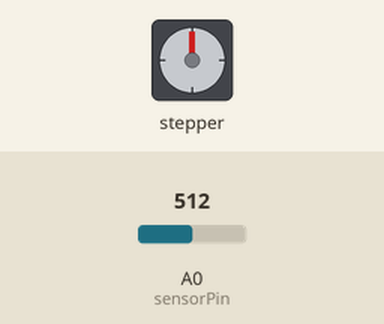
This sketch was run on a simulated Arduino Uno, built with avr-gcc and run on an emulated ATmega328P. Shown: stepper motor. The inputs (shaded band) are chosen by the test bench; at power-on: A0 (sensorPin) = 512. Stepper angles assume 200 steps per turn; what the sketch prints to the serial monitor is not drawn.

Above: at 0.1 s.
Timing chart, 0 to 1.6 s (numbered marks = the images above):
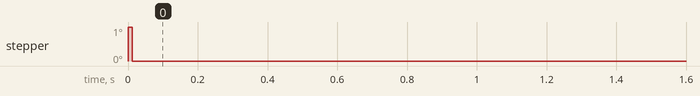

Measured:
- by itself, stepper: goes 1° 0.01 s, then 0°

The sketch:

Sensor-Motor.ino
```cpp
#include <Stepper.h>

const int stepsPerRevolution = 200;  // Steps per revolution of the motor
Stepper myStepper(stepsPerRevolution, 8, 9, 10, 11);

const int sensorPin = A0;  // Flex sensor pin
int sensorValue;           // Variable to store flex sensor reading

const int targetSensorValue = 250;  // Target flex sensor value
bool isReturning = false;           // Flag to track if motor is returning
bool reverseStepTaken = false;      // Flag to track if the reverse step has been taken

void setup() {
  Serial.begin(9600);
  myStepper.setSpeed(30); // Set motor speed (RPM)
}

void loop() {
  // Read the flex sensor value
  sensorValue = analogRead(sensorPin);
  Serial.println(sensorValue);

  if (!isReturning && !reverseStepTaken) {
    // Move motor forward
    myStepper.step(1);

    // Check if sensor value has reached the target
    if (sensorValue >= targetSensorValue) {
      isReturning = true; // Start returning
    }
  } else if (isReturning && !reverseStepTaken) {
    // Take one reverse step
    myStepper.step(-1);
    reverseStepTaken = true; // Mark that the reverse step has been completed
  }

  // No further motor movement after taking the reverse step
}
```
